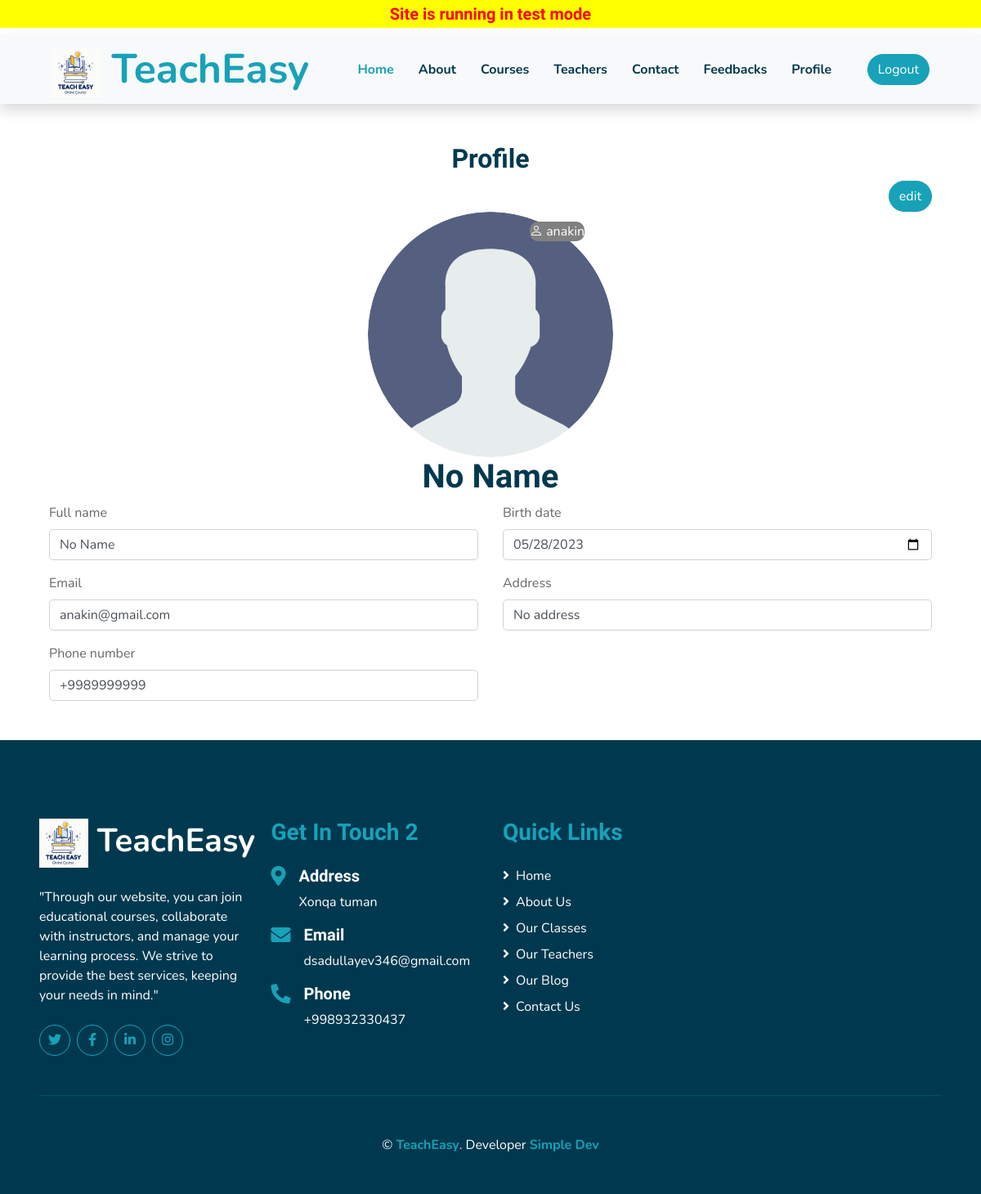
Page /profile (signed in) on the earlier database version.
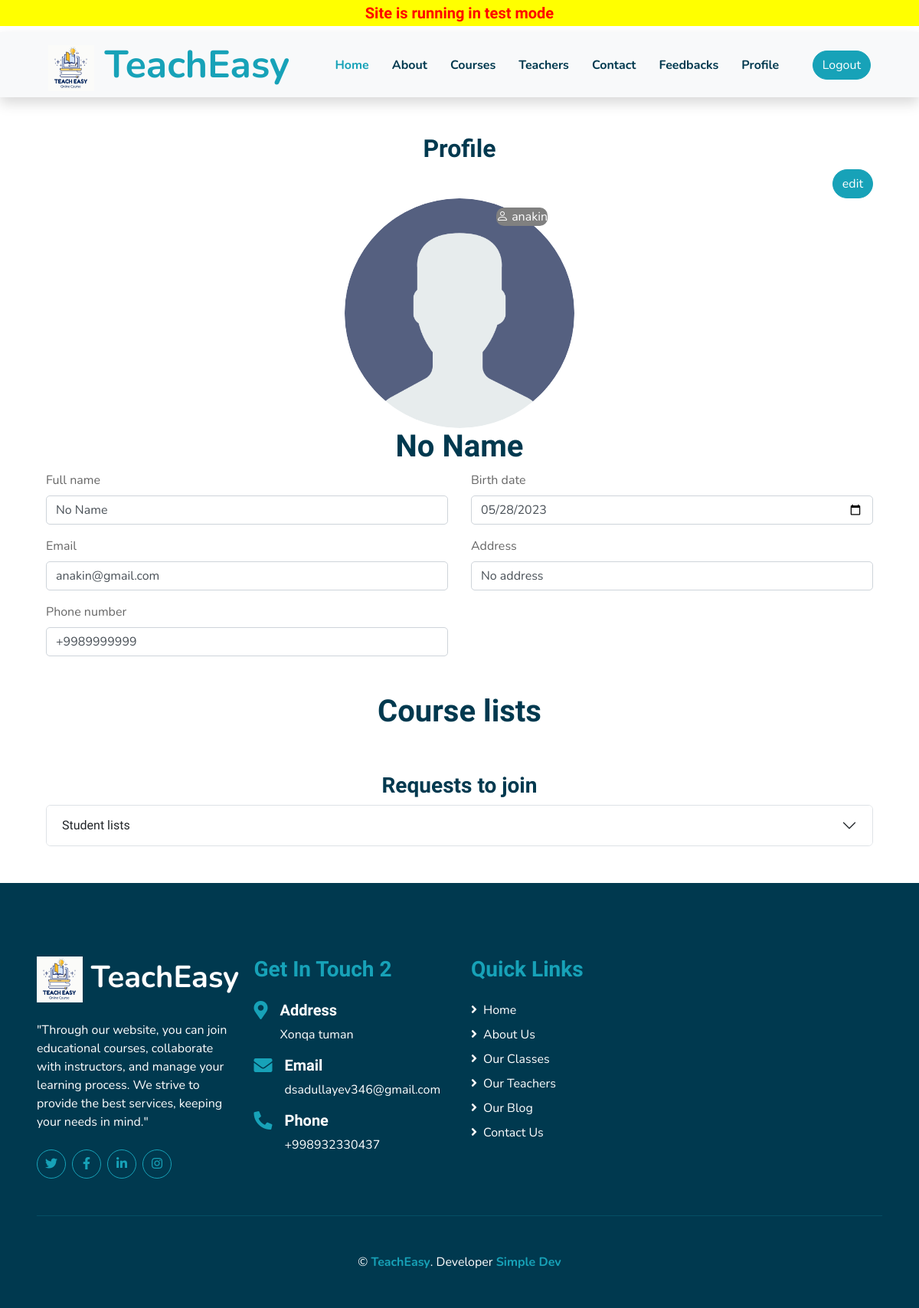
Same page on the later database version.
### main/views.py (the view)
# urls.py: path('profile',profile_view,name='profile'),
@login_required
def profile_view(request):
    join_requests = JoinRequest.objects.filter(joinded=False)
    user = request.user
    if user.role == "TEACHER":
        teacher = Teacher.objects.get(user=user)
        courses = Course.objects.filter(teacher=teacher)
        course_students = CourseStudent.objects.filter(teacher=teacher)
        number = 0
        for course_student in course_students:
            JoinRequest.objects.filter(student=course_student.student).update(joinded=True)
            number += 1
        ctx = {
            'join_requests': join_requests,
            'user': user,
            'courses': courses,
            'course_students': course_students,
            'number': number
        }
        return render(request, 'main/profile.html', ctx)
    else:
        ctx = {
            'join_requests': join_requests,
            'user': user
        }
        return render(request, 'main/profile.html', ctx)

### template/main/profile.html (shortened to what the changed rows need)
{% extends "main/base.html" %}
{% load static %}
{% block content %}
<div class="container mt-5">
    <div class="container mt-5">
        <h2 class="text-center">Profile</h2>
        <div class="d-flex justify-content-center text-center">
            <div>
                <div>
                    {% if user.first_name or user.last_name %}
                    <h1>{{ user.first_name }} {{ user.last_name }}</h1>
                    {% else %}
                    <h1>No Name</h1>
                    {% endif %}
                </div>
            </div>
        </div>
        {% if user.role == 'TEACHER' %}
        <div class="list-group mt-5">
            <h1 class="text-center">Course lists</h1>
        </div>
        <div class="mt-5">
            <h3 class="text-center">Requests to join </h3>
            <div class="accordion" id="accordionExample">
                <div class="accordion-item">
                    <h2 class="accordion-header">
                        <button class="accordion-button collapsed" type="button" data-bs-toggle="collapse"
                            data-bs-target="#collapseOne" aria-expanded="true" aria-controls="collapseOne">
                            Student lists
                        </button>
                    </h2>
                </div>
            </div>
        </div>
        {% endif %}
    </div>
</div>
{% endblock content %}

Differences in the rows shown:
changed CustomUser "anakin": role "STUDENT" → "TEACHER" (drawn)
Other differences:
text now shown: "Course lists Requests to join Student lists"
